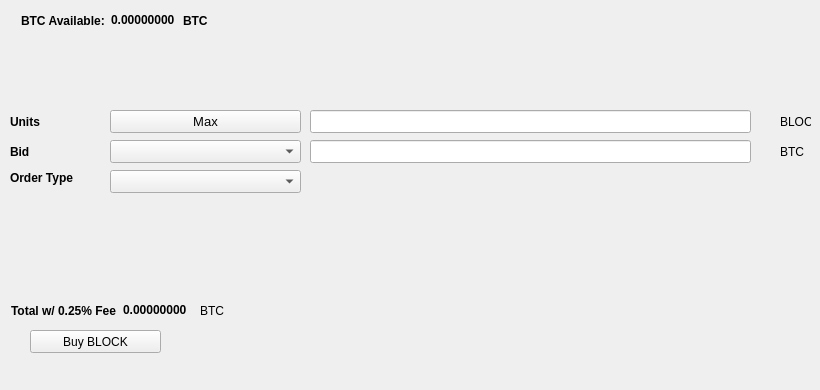
   <widget class="QWidget" name="BuyTab">
    <attribute name="title">
     <string>Buy</string>
    </attribute>
    <widget class="QPushButton" name="BuyBLOCK">
     <property name="geometry">
      <rect>
       <x>30</x>
       <y>330</y>
       <width>131</width>
       <height>23</height>
      </rect>
     </property>
     <property name="text">
      <string>Buy BLOCK</string>
     </property>
     <property name="icon">
      <iconset resource="../xc3.qrc">
       <normaloff>:/icons/bitcoin</normaloff>:/icons/bitcoin</iconset>
     </property>
    </widget>
    <widget class="QLabel" name="label_3">
     <property name="geometry">
      <rect>
       <x>10</x>
       <y>110</y>
       <width>46</width>
       <height>23</height>
      </rect>
     </property>
     <property name="font">
      <font>
       <weight>75</weight>
       <bold>true</bold>
      </font>
     </property>
     <property name="text">
      <string>Units</string>
     </property>
    </widget>
    <widget class="QLineEdit" name="UnitsInput">
     <property name="geometry">
      <rect>
       <x>310</x>
       <y>110</y>
       <width>441</width>
       <height>23</height>
      </rect>
     </property>
     <property name="font">
      <font>
       <pointsize>9</pointsize>
       <weight>75</weight>
       <bold>true</bold>
      </font>
     </property>
    </widget>
    <widget class="QLineEdit" name="BuyBidPriceEdit">
     <property name="geometry">
      <rect>
       <x>310</x>
       <y>140</y>
       <width>441</width>
       <height>23</height>
      </rect>
     </property>
     <property name="font">
      <font>
       <pointsize>9</pointsize>
       <weight>75</weight>
       <bold>true</bold>
      </font>
     </property>
    </widget>
    <widget class="QLabel" name="label_4">
     <property name="geometry">
      <rect>
       <x>780</x>
       <y>110</y>
       <width>31</width>
       <height>23</height>
      </rect>
     </property>
     <property name="text">
      <string>BLOCK</string>
     </property>
    </widget>
    <widget class="QLabel" name="label_5">
     <property name="geometry">
      <rect>
       <x>780</x>
       <y>140</y>
       <width>31</width>
       <height>23</height>
      </rect>
     </property>
     <property name="text">
      <string>BTC</string>
     </property>
    </widget>
    <widget class="QLabel" name="label_6">
     <property name="geometry">
      <rect>
       <x>10</x>
       <y>140</y>
       <width>46</width>
       <height>23</height>
      </rect>
     </property>
     <property name="font">
      <font>
       <weight>75</weight>
       <bold>true</bold>
      </font>
     </property>
     <property name="text">
      <string>Bid</string>
     </property>
    </widget>
    <widget class="QLabel" name="label_7">
     <property name="geometry">
      <rect>
       <x>10</x>
       <y>170</y>
       <width>91</width>
       <height>16</height>
      </rect>
     </property>
     <property name="font">
      <font>
       <weight>75</weight>
       <bold>true</bold>
      </font>
     </property>
     <property name="text">
      <string>Order Type</string>
     </property>
    </widget>
    <widget class="QPushButton" name="Buy_Max_Amount">
     <property name="geometry">
      <rect>
       <x>110</x>
       <y>110</y>
       <width>191</width>
       <height>23</height>
      </rect>
     </property>
     <property name="font">
      <font>
       <pointsize>10</pointsize>
      </font>
     </property>
     <property name="text">
      <string>Max</string>
     </property>
    </widget>
    <widget class="QComboBox" name="BuyBidcomboBox">
     <property name="geometry">
      <rect>
       <x>110</x>
       <y>140</y>
       <width>191</width>
       <height>23</height>
      </rect>
     </property>
     <property name="font">
      <font>
       <pointsize>10</pointsize>
      </font>
     </property>
    </widget>
    <widget class="QComboBox" name="buyOrdertypeCombo">
     <property name="geometry">
      <rect>
       <x>110</x>
       <y>170</y>
       <width>191</width>
       <height>23</height>
      </rect>
     </property>
     <property name="font">
      <font>
       <pointsize>10</pointsize>
      </font>
     </property>
    </widget>
    <widget class="QWidget" name="layoutWidget1">
     <property name="geometry">
      <rect>
       <x>21</x>
       <y>11</y>
       <width>227</width>
       <height>19</height>
      </rect>
     </property>
     <layout class="QHBoxLayout" name="horizontalLayout_3">
      <item>
       <widget class="QLabel" name="label232">
        <property name="font">
         <font>
          <weight>75</weight>
          <bold>true</bold>
         </font>
        </property>
        <property name="text">
         <string>BTC Available:</string>
        </property>
       </widget>
      </item>
      <item>
       <widget class="QLabel" name="BtcAvailableLbl">
        <property name="palette">
         <palette>
          <active>
           <colorrole role="WindowText">
            <brush brushstyle="SolidPattern">
             <color alpha="255">
              <red>0</red>
              <green>0</green>
              <blue>0</blue>
             </color>
            </brush>
           </colorrole>
           <colorrole role="Button">
            <brush brushstyle="SolidPattern">
             <color alpha="255">
              <red>0</red>
              <green>170</green>
              <blue>0</blue>
             </color>
            </brush>
           </colorrole>
           <colorrole role="Light">
            <brush brushstyle="SolidPattern">
             <color alpha="255">
              <red>0</red>
              <green>255</green>
              <blue>0</blue>
             </color>
            </brush>
           </colorrole>
           <colorrole role="Midlight">
            <brush brushstyle="SolidPattern">
             <color alpha="255">
              <red>0</red>
              <green>212</green>
              <blue>0</blue>
             </color>
            </brush>
           </colorrole>
           <colorrole role="Dark">
            <brush brushstyle="SolidPattern">
             <color alpha="255">
              <red>0</red>
              <green>85</green>
              <blue>0</blue>
             </color>
            </brush>
           </colorrole>
           <colorrole role="Mid">
            <brush brushstyle="SolidPattern">
             <color alpha="255">
              <red>0</red>
              <green>113</green>
              <blue>0</blue>
             </color>
            </brush>
           </colorrole>
           <colorrole role="Text">
            <brush brushstyle="SolidPattern">
             <color alpha="255">
              <red>0</red>
              <green>170</green>
              <blue>0</blue>
             </color>
            </brush>
           </colorrole>
           <colorrole role="BrightText">
            <brush brushstyle="SolidPattern">
             <color alpha="255">
              <red>255</red>
              <green>255</green>
              <blue>255</blue>
             </color>
            </brush>
           </colorrole>
           <colorrole role="ButtonText">
            <brush brushstyle="SolidPattern">
             <color alpha="255">
              <red>0</red>
              <green>0</green>
              <blue>0</blue>
             </color>
            </brush>
           </colorrole>
           <colorrole role="Base">
            <brush brushstyle="SolidPattern">
             <color alpha="255">
              <red>255</red>
              <green>255</green>
              <blue>255</blue>
             </color>
            </brush>
           </colorrole>
           <colorrole role="Window">
            <brush brushstyle="SolidPattern">
             <color alpha="255">
              <red>0</red>
              <green>170</green>
              <blue>0</blue>
             </color>
            </brush>
           </colorrole>
           <colorrole role="Shadow">
            <brush brushstyle="SolidPattern">
             <color alpha="255">
              <red>0</red>
              <green>0</green>
              <blue>0</blue>
             </color>
            </brush>
           </colorrole>
           <colorrole role="AlternateBase">
            <brush brushstyle="SolidPattern">
             <color alpha="255">
              <red>127</red>
              <green>212</green>
              <blue>127</blue>
             </color>
            </brush>
           </colorrole>
           <colorrole role="ToolTipBase">
            <brush brushstyle="SolidPattern">
             <color alpha="255">
              <red>255</red>
              <green>255</green>
              <blue>220</blue>
             </color>
            </brush>
           </colorrole>
           <colorrole role="ToolTipText">
            <brush brushstyle="SolidPattern">
             <color alpha="255">
              <red>0</red>
              <green>0</green>
              <blue>0</blue>
             </color>
            </brush>
           </colorrole>
          </active>
          <inactive>
           <colorrole role="WindowText">
            <brush brushstyle="SolidPattern">
             <color alpha="255">
              <red>0</red>
              <green>0</green>
              <blue>0</blue>
             </color>
            </brush>
           </colorrole>
           <colorrole role="Button">
            <brush brushstyle="SolidPattern">
             <color alpha="255">
              <red>0</red>
              <green>170</green>
              <blue>0</blue>
             </color>
            </brush>
           </colorrole>
           <colorrole role="Light">
            <brush brushstyle="SolidPattern">
             <color alpha="255">
              <red>0</red>
              <green>255</green>
              <blue>0</blue>
             </color>
            </brush>
           </colorrole>
           <colorrole role="Midlight">
            <brush brushstyle="SolidPattern">
             <color alpha="255">
              <red>0</red>
              <green>212</green>
              <blue>0</blue>
             </color>
            </brush>
           </colorrole>
           <colorrole role="Dark">
            <brush brushstyle="SolidPattern">
             <color alpha="255">
              <red>0</red>
              <green>85</green>
              <blue>0</blue>
             </color>
            </brush>
           </colorrole>
           <colorrole role="Mid">
            <brush brushstyle="SolidPattern">
             <color alpha="255">
              <red>0</red>
              <green>113</green>
              <blue>0</blue>
             </color>
            </brush>
           </colorrole>
           <colorrole role="Text">
            <brush brushstyle="SolidPattern">
             <color alpha="255">
              <red>0</red>
              <green>170</green>
              <blue>0</blue>
             </color>
            </brush>
           </colorrole>
           <colorrole role="BrightText">
            <brush brushstyle="SolidPattern">
             <color alpha="255">
              <red>255</red>
              <green>255</green>
              <blue>255</blue>
             </color>
            </brush>
           </colorrole>
           <colorrole role="ButtonText">
            <brush brushstyle="SolidPattern">
             <color alpha="255">
              <red>0</red>
              <green>0</green>
              <blue>0</blue>
             </color>
            </brush>
           </colorrole>
           <colorrole role="Base">
            <brush brushstyle="SolidPattern">
             <color alpha="255">
              <red>255</red>
              <green>255</green>
              <blue>255</blue>
             </color>
            </brush>
           </colorrole>
           <colorrole role="Window">
            <brush brushstyle="SolidPattern">
             <color alpha="255">
              <red>0</red>
              <green>170</green>
              <blue>0</blue>
             </color>
            </brush>
           </colorrole>
           <colorrole role="Shadow">
            <brush brushstyle="SolidPattern">
             <color alpha="255">
              <red>0</red>
              <green>0</green>
              <blue>0</blue>
             </color>
            </brush>
           </colorrole>
           <colorrole role="AlternateBase">
            <brush brushstyle="SolidPattern">
             <color alpha="255">
              <red>127</red>
              <green>212</green>
              <blue>127</blue>
             </color>
            </brush>
           </colorrole>
           <colorrole role="ToolTipBase">
            <brush brushstyle="SolidPattern">
             <color alpha="255">
              <red>255</red>
              <green>255</green>
              <blue>220</blue>
             </color>
            </brush>
           </colorrole>
           <colorrole role="ToolTipText">
            <brush brushstyle="SolidPattern">
             <color alpha="255">
              <red>0</red>
              <green>0</green>
              <blue>0</blue>
             </color>
            </brush>
           </colorrole>
          </inactive>
          <disabled>
           <colorrole role="WindowText">
            <brush brushstyle="SolidPattern">
             <color alpha="255">
              <red>0</red>
              <green>85</green>
              <blue>0</blue>
             </color>
            </brush>
           </colorrole>
           <colorrole role="Button">
            <brush brushstyle="SolidPattern">
             <color alpha="255">
              <red>0</red>
              <green>170</green>
              <blue>0</blue>
             </color>
            </brush>
           </colorrole>
           <colorrole role="Light">
            <brush brushstyle="SolidPattern">
             <color alpha="255">
              <red>0</red>
              <green>255</green>
              <blue>0</blue>
             </color>
            </brush>
           </colorrole>
           <colorrole role="Midlight">
            <brush brushstyle="SolidPattern">
             <color alpha="255">
              <red>0</red>
              <green>212</green>
              <blue>0</blue>
             </color>
            </brush>
           </colorrole>
           <colorrole role="Dark">
            <brush brushstyle="SolidPattern">
             <color alpha="255">
              <red>0</red>
              <green>85</green>
              <blue>0</blue>
             </color>
            </brush>
           </colorrole>
           <colorrole role="Mid">
            <brush brushstyle="SolidPattern">
             <color alpha="255">
              <red>0</red>
              <green>113</green>
              <blue>0</blue>
             </color>
            </brush>
           </colorrole>
           <colorrole role="Text">
            <brush brushstyle="SolidPattern">
             <color alpha="255">
              <red>0</red>
              <green>85</green>
              <blue>0</blue>
             </color>
            </brush>
           </colorrole>
           <colorrole role="BrightText">
            <brush brushstyle="SolidPattern">
             <color alpha="255">
              <red>255</red>
              <green>255</green>
              <blue>255</blue>
             </color>
            </brush>
           </colorrole>
           <colorrole role="ButtonText">
            <brush brushstyle="SolidPattern">
             <color alpha="255">
              <red>0</red>
              <green>85</green>
              <blue>0</blue>
             </color>
            </brush>
           </colorrole>
           <colorrole role="Base">
            <brush brushstyle="SolidPattern">
             <color alpha="255">
              <red>0</red>
              <green>170</green>
              <blue>0</blue>
             </color>
            </brush>
           </colorrole>
           <colorrole role="Window">
            <brush brushstyle="SolidPattern">
             <color alpha="255">
              <red>0</red>
              <green>170</green>
              <blue>0</blue>
             </color>
            </brush>
           </colorrole>
           <colorrole role="Shadow">
            <brush brushstyle="SolidPattern">
             <color alpha="255">
              <red>0</red>
              <green>0</green>
              <blue>0</blue>
             </color>
            </brush>
           </colorrole>
           <colorrole role="AlternateBase">
            <brush brushstyle="SolidPattern">
             <color alpha="255">
              <red>0</red>
              <green>170</green>
              <blue>0</blue>
             </color>
            </brush>
           </colorrole>
           <colorrole role="ToolTipBase">
            <brush brushstyle="SolidPattern">
             <color alpha="255">
              <red>255</red>
              <green>255</green>
              <blue>220</blue>
             </color>
            </brush>
           </colorrole>
           <colorrole role="ToolTipText">
            <brush brushstyle="SolidPattern">
             <color alpha="255">
              <red>0</red>
              <green>0</green>
              <blue>0</blue>
             </color>
            </brush>
           </colorrole>
          </disabled>
         </palette>
        </property>
        <property name="font">
         <font>
          <weight>75</weight>
          <bold>true</bold>
         </font>
        </property>
        <property name="text">
         <string>0.00000000</string>
        </property>
        <property name="textInteractionFlags">
         <set>Qt::LinksAccessibleByMouse|Qt::TextSelectableByKeyboard|Qt::TextSelectableByMouse</set>
        </property>
       </widget>
      </item>
      <item>
       <widget class="QLabel" name="BtcAvailableLbl_2">
        <property name="font">
         <font>
          <weight>75</weight>
          <bold>true</bold>
         </font>
        </property>
        <property name="text">
         <string>BTC</string>
        </property>
       </widget>
      </item>
     </layout>
    </widget>
    <widget class="QWidget" name="layoutWidge2">
     <property name="geometry">
      <rect>
       <x>11</x>
       <y>301</y>
       <width>259</width>
       <height>19</height>
      </rect>
     </property>
     <layout class="QHBoxLayout" name="horizontalLayout_4">
      <item>
       <widget class="QLabel" name="label_9">
        <property name="font">
         <font>
          <weight>75</weight>
          <bold>true</bold>
         </font>
        </property>
        <property name="text">
         <string>Total w/ 0.25% Fee</string>
        </property>
       </widget>
      </item>
      <item>
       <widget class="QLabel" name="BuyCostLabel">
        <property name="palette">
         <palette>
          <active>
           <colorrole role="WindowText">
            <brush brushstyle="SolidPattern">
             <color alpha="255">
              <red>0</red>
              <green>0</green>
              <blue>0</blue>
             </color>
            </brush>
           </colorrole>
           <colorrole role="Button">
            <brush brushstyle="SolidPattern">
             <color alpha="255">
              <red>0</red>
              <green>170</green>
              <blue>0</blue>
             </color>
            </brush>
           </colorrole>
           <colorrole role="Light">
            <brush brushstyle="SolidPattern">
             <color alpha="255">
              <red>0</red>
              <green>255</green>
              <blue>0</blue>
             </color>
            </brush>
           </colorrole>
           <colorrole role="Midlight">
            <brush brushstyle="SolidPattern">
             <color alpha="255">
              <red>0</red>
              <green>212</green>
              <blue>0</blue>
             </color>
            </brush>
           </colorrole>
           <colorrole role="Dark">
            <brush brushstyle="SolidPattern">
             <color alpha="255">
              <red>0</red>
              <green>85</green>
              <blue>0</blue>
             </color>
            </brush>
           </colorrole>
           <colorrole role="Mid">
            <brush brushstyle="SolidPattern">
             <color alpha="255">
              <red>0</red>
              <green>113</green>
              <blue>0</blue>
             </color>
            </brush>
           </colorrole>
           <colorrole role="Text">
            <brush brushstyle="SolidPattern">
             <color alpha="255">
              <red>0</red>
              <green>170</green>
              <blue>0</blue>
             </color>
            </brush>
           </colorrole>
           <colorrole role="BrightText">
            <brush brushstyle="SolidPattern">
             <color alpha="255">
              <red>255</red>
              <green>255</green>
              <blue>255</blue>
             </color>
            </brush>
           </colorrole>
           <colorrole role="ButtonText">
            <brush brushstyle="SolidPattern">
             <color alpha="255">
              <red>0</red>
              <green>0</green>
              <blue>0</blue>
             </color>
            </brush>
           </colorrole>
           <colorrole role="Base">
            <brush brushstyle="SolidPattern">
             <color alpha="255">
              <red>255</red>
              <green>255</green>
              <blue>255</blue>
             </color>
            </brush>
           </colorrole>
           <colorrole role="Window">
            <brush brushstyle="SolidPattern">
             <color alpha="255">
              <red>0</red>
              <green>170</green>
              <blue>0</blue>
             </color>
            </brush>
           </colorrole>
           <colorrole role="Shadow">
            <brush brushstyle="SolidPattern">
             <color alpha="255">
              <red>0</red>
              <green>0</green>
              <blue>0</blue>
             </color>
            </brush>
           </colorrole>
           <colorrole role="AlternateBase">
            <brush brushstyle="SolidPattern">
             <color alpha="255">
              <red>127</red>
              <green>212</green>
              <blue>127</blue>
             </color>
            </brush>
           </colorrole>
           <colorrole role="ToolTipBase">
            <brush brushstyle="SolidPattern">
             <color alpha="255">
              <red>255</red>
              <green>255</green>
              <blue>220</blue>
             </color>
            </brush>
           </colorrole>
           <colorrole role="ToolTipText">
            <brush brushstyle="SolidPattern">
             <color alpha="255">
              <red>0</red>
              <green>0</green>
              <blue>0</blue>
             </color>
            </brush>
           </colorrole>
          </active>
          <inactive>
           <colorrole role="WindowText">
            <brush brushstyle="SolidPattern">
             <color alpha="255">
              <red>0</red>
              <green>0</green>
              <blue>0</blue>
             </color>
            </brush>
           </colorrole>
           <colorrole role="Button">
            <brush brushstyle="SolidPattern">
             <color alpha="255">
              <red>0</red>
              <green>170</green>
              <blue>0</blue>
             </color>
            </brush>
           </colorrole>
           <colorrole role="Light">
            <brush brushstyle="SolidPattern">
             <color alpha="255">
              <red>0</red>
              <green>255</green>
              <blue>0</blue>
             </color>
            </brush>
           </colorrole>
           <colorrole role="Midlight">
            <brush brushstyle="SolidPattern">
             <color alpha="255">
              <red>0</red>
              <green>212</green>
              <blue>0</blue>
             </color>
            </brush>
           </colorrole>
           <colorrole role="Dark">
            <brush brushstyle="SolidPattern">
             <color alpha="255">
              <red>0</red>
              <green>85</green>
              <blue>0</blue>
             </color>
            </brush>
           </colorrole>
           <colorrole role="Mid">
            <brush brushstyle="SolidPattern">
             <color alpha="255">
              <red>0</red>
              <green>113</green>
              <blue>0</blue>
             </color>
            </brush>
           </colorrole>
           <colorrole role="Text">
            <brush brushstyle="SolidPattern">
             <color alpha="255">
              <red>0</red>
              <green>170</green>
              <blue>0</blue>
             </color>
            </brush>
           </colorrole>
           <colorrole role="BrightText">
            <brush brushstyle="SolidPattern">
             <color alpha="255">
              <red>255</red>
              <green>255</green>
              <blue>255</blue>
             </color>
            </brush>
           </colorrole>
           <colorrole role="ButtonText">
            <brush brushstyle="SolidPattern">
             <color alpha="255">
              <red>0</red>
              <green>0</green>
              <blue>0</blue>
             </color>
            </brush>
           </colorrole>
           <colorrole role="Base">
            <brush brushstyle="SolidPattern">
             <color alpha="255">
              <red>255</red>
              <green>255</green>
              <blue>255</blue>
             </color>
            </brush>
           </colorrole>
           <colorrole role="Window">
            <brush brushstyle="SolidPattern">
             <color alpha="255">
              <red>0</red>
              <green>170</green>
              <blue>0</blue>
             </color>
            </brush>
           </colorrole>
           <colorrole role="Shadow">
            <brush brushstyle="SolidPattern">
             <color alpha="255">
              <red>0</red>
              <green>0</green>
              <blue>0</blue>
             </color>
            </brush>
           </colorrole>
           <colorrole role="AlternateBase">
            <brush brushstyle="SolidPattern">
             <color alpha="255">
              <red>127</red>
              <green>212</green>
              <blue>127</blue>
             </color>
            </brush>
           </colorrole>
           <colorrole role="ToolTipBase">
            <brush brushstyle="SolidPattern">
             <color alpha="255">
              <red>255</red>
              <green>255</green>
              <blue>220</blue>
             </color>
            </brush>
           </colorrole>
           <colorrole role="ToolTipText">
            <brush brushstyle="SolidPattern">
             <color alpha="255">
              <red>0</red>
              <green>0</green>
              <blue>0</blue>
             </color>
            </brush>
           </colorrole>
          </inactive>
          <disabled>
           <colorrole role="WindowText">
            <brush brushstyle="SolidPattern">
             <color alpha="255">
              <red>0</red>
              <green>85</green>
              <blue>0</blue>
             </color>
            </brush>
           </colorrole>
           <colorrole role="Button">
            <brush brushstyle="SolidPattern">
             <color alpha="255">
              <red>0</red>
              <green>170</green>
              <blue>0</blue>
             </color>
            </brush>
           </colorrole>
           <colorrole role="Light">
            <brush brushstyle="SolidPattern">
             <color alpha="255">
              <red>0</red>
              <green>255</green>
              <blue>0</blue>
             </color>
            </brush>
           </colorrole>
           <colorrole role="Midlight">
            <brush brushstyle="SolidPattern">
             <color alpha="255">
              <red>0</red>
              <green>212</green>
              <blue>0</blue>
             </color>
            </brush>
           </colorrole>
           <colorrole role="Dark">
            <brush brushstyle="SolidPattern">
             <color alpha="255">
              <red>0</red>
              <green>85</green>
              <blue>0</blue>
             </color>
            </brush>
           </colorrole>
           <colorrole role="Mid">
            <brush brushstyle="SolidPattern">
             <color alpha="255">
              <red>0</red>
              <green>113</green>
              <blue>0</blue>
             </color>
            </brush>
           </colorrole>
           <colorrole role="Text">
            <brush brushstyle="SolidPattern">
             <color alpha="255">
              <red>0</red>
              <green>85</green>
              <blue>0</blue>
             </color>
            </brush>
           </colorrole>
           <colorrole role="BrightText">
            <brush brushstyle="SolidPattern">
             <color alpha="255">
              <red>255</red>
              <green>255</green>
              <blue>255</blue>
             </color>
            </brush>
           </colorrole>
           <colorrole role="ButtonText">
            <brush brushstyle="SolidPattern">
             <color alpha="255">
              <red>0</red>
              <green>85</green>
              <blue>0</blue>
             </color>
            </brush>
           </colorrole>
           <colorrole role="Base">
            <brush brushstyle="SolidPattern">
             <color alpha="255">
              <red>0</red>
              <green>170</green>
              <blue>0</blue>
             </color>
            </brush>
           </colorrole>
           <colorrole role="Window">
            <brush brushstyle="SolidPattern">
             <color alpha="255">
              <red>0</red>
              <green>170</green>
              <blue>0</blue>
             </color>
            </brush>
           </colorrole>
           <colorrole role="Shadow">
            <brush brushstyle="SolidPattern">
             <color alpha="255">
              <red>0</red>
              <green>0</green>
              <blue>0</blue>
             </color>
            </brush>
           </colorrole>
           <colorrole role="AlternateBase">
            <brush brushstyle="SolidPattern">
             <color alpha="255">
              <red>0</red>
              <green>170</green>
              <blue>0</blue>
             </color>
            </brush>
           </colorrole>
           <colorrole role="ToolTipBase">
            <brush brushstyle="SolidPattern">
             <color alpha="255">
              <red>255</red>
              <green>255</green>
              <blue>220</blue>
             </color>
            </brush>
           </colorrole>
           <colorrole role="ToolTipText">
            <brush brushstyle="SolidPattern">
             <color alpha="255">
              <red>0</red>
              <green>0</green>
              <blue>0</blue>
             </color>
            </brush>
           </colorrole>
          </disabled>
         </palette>
        </property>
        <property name="font">
         <font>
          <weight>75</weight>
          <bold>true</bold>
         </font>
        </property>
        <property name="autoFillBackground">
         <bool>false</bool>
        </property>
        <property name="text">
         <string>0.00000000</string>
        </property>
        <property name="textInteractionFlags">
         <set>Qt::LinksAccessibleByMouse|Qt::TextSelectableByMouse</set>
        </property>
       </widget>
      </item>
      <item>
       <widget class="QLabel" name="label_10">
        <property name="font">
         <font>
          <weight>50</weight>
          <bold>false</bold>
         </font>
        </property>
        <property name="text">
         <string>BTC</string>
        </property>
       </widget>
      </item>
     </layout>
    </widget>
    <widget class="QLabel" name="label_24">
     <property name="geometry">
      <rect>
       <x>460</x>
       <y>300</y>
       <width>281</width>
       <height>81</height>
      </rect>
     </property>
     <property name="text">
      <string/>
     </property>
     <property name="pixmap">
      <pixmap>:/images/bittrex</pixmap>
     </property>
    </widget>
   </widget>
